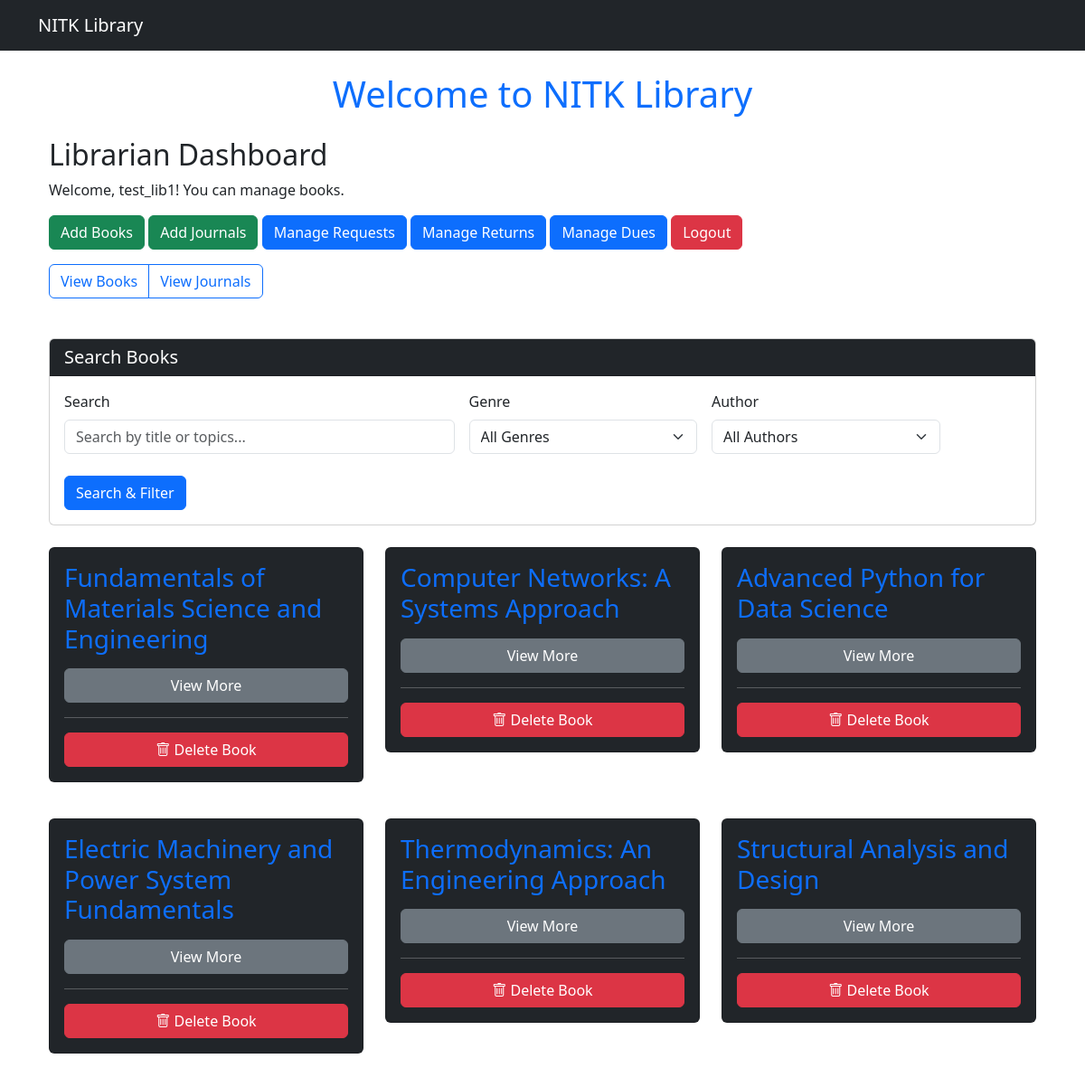
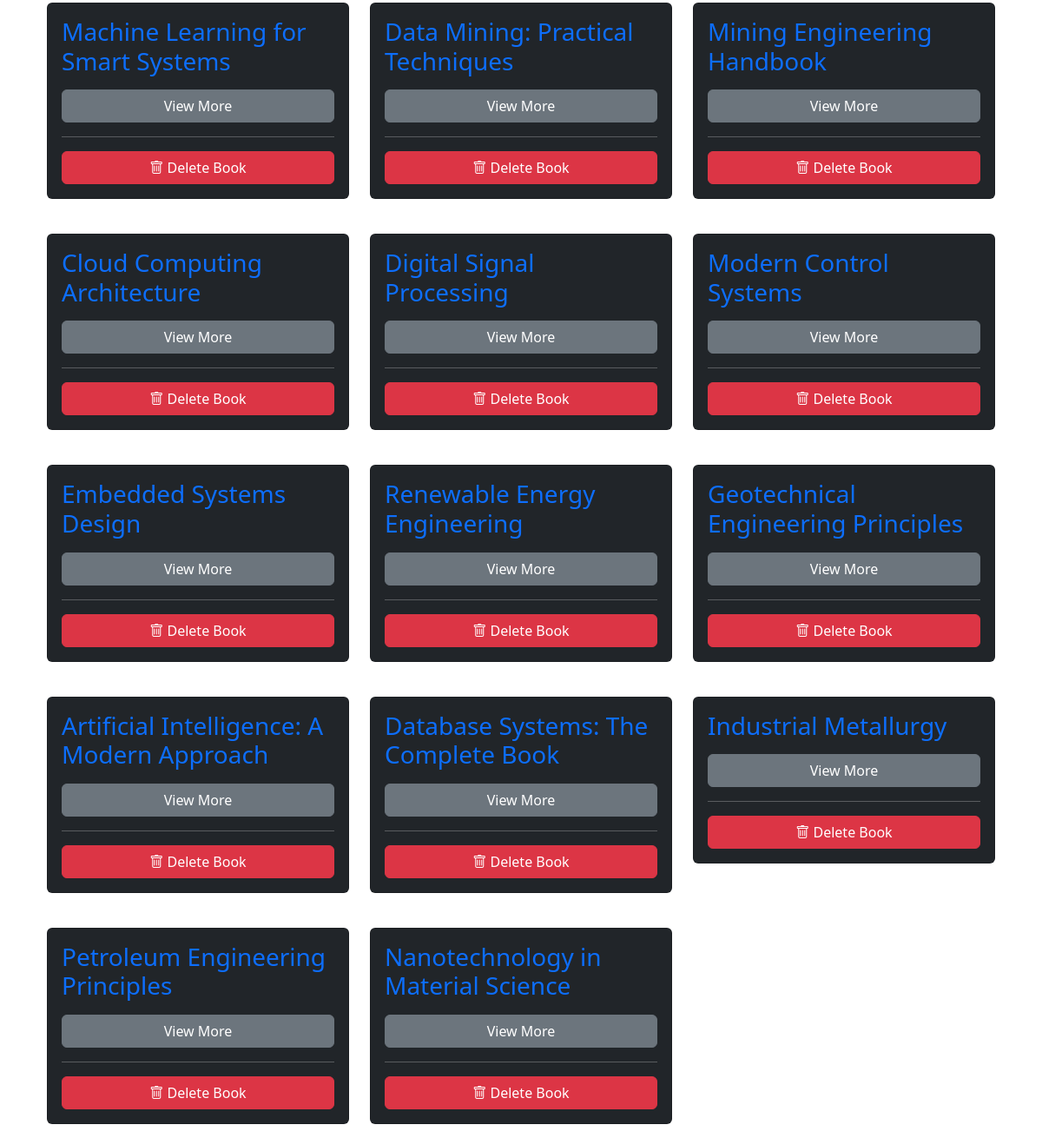
Page /dashboard/librarian/ (signed in) on the committed database (2 pictures, top to bottom).
### users/models.py (models this page shows, shortened)
class User(AbstractUser):
    email = models.EmailField(unique=True)
    role = models.CharField(max_length=10, choices=UserRoles.choices, default=UserRoles.STUDENT)
    objects = UserManager()
    def is_student(self):
        return self.role == UserRoles.STUDENT
    def is_librarian(self):
        return self.role == UserRoles.LIBRARIAN
    def is_admin(self):
        return self.role == UserRoles.ADMIN

### books/models.py (models this page shows, shortened)
class Book(models.Model):
    GenreChoices = [
    ('Metallurgy', 'METALLURGY'),
    ('Computer Science', 'CS'),
    ('ECE', 'ECE'),
    ('EEE', 'EEE'),
    ('Mechanical', 'MECHANICAL'),
    ('Civil', 'CIVIL'),
    ('AI', 'AI'),
    ('Data Science', 'DATA_SCIENCE'),
    ('Mining', 'MINING'),
    ('IT', 'IT')
]
    title = models.CharField(max_length=255)
    author = models.ForeignKey(Author, on_delete=models.CASCADE)
    publisher = models.CharField(max_length=255)
    pages = models.IntegerField(validators=[MinValueValidator(1)])
    price = models.DecimalField(max_digits=8, decimal_places=2)
    genre = models.CharField(max_length=50, choices=GenreChoices)
    topics = models.TextField(blank=True, null=True)
    available_copies = models.IntegerField(default=1, validators=[MinValueValidator(0)])

### users/views.py (the view)
# urls.py: path('dashboard/librarian/', librarian_dashboard, name='librarian_dashboard'),
@login_required
def librarian_dashboard(request):
    books = Book.objects.all()
    return render(request, "librarian_dashboard.html", {"books": books})

### users/templates/librarian_dashboard.html
{% extends "base.html" %}
{% block content %}
<div class="container mt-4">
    <h2>Librarian Dashboard</h2>
    <p>Welcome, {{ request.user.username }}! You can manage books.</p>
    <div class="mb-3">
        <a href="{% url 'add_book' %}" class="btn btn-success">Add Books</a>
        <a href="{% url 'add_journal' %}" class="btn btn-success">Add Journals</a>
        <a href="{% url 'manage-borrow-requests' %}" class="btn btn-primary">Manage Requests</a>
        <a href="{% url 'manage-returns' %}" class="btn btn-primary">Manage Returns</a>
        <a href="{% url 'librarian_dues_dashboard' %}" class="btn btn-primary">Manage Dues</a>
        <a href="{% url 'logout' %}" class="btn btn-danger">Logout</a>
    </div>
    <div class="btn-group mb-4" role="group" aria-label="Library Resources">
        <a href="{% url 'book_list' %}" class="btn btn-outline-primary {% if request.path == '/books/' %}active{% endif %}">View Books</a>
        <a href="{% url 'journal_list' %}" class="btn btn-outline-primary {% if '/journals/' in request.path %}active{% endif %}">View Journals</a>
    </div>
    <div style="height: 20px;"></div>
    {% include "book_list.html" %}
</div>
{% endblock %}

### books/templates/book_list.html (shortened to what this page needs)
{% include "book_filter.html" %}
    <div class="row row-cols-1 row-cols-md-2 row-cols-lg-3 g-4">
        {% for book in books %}
            <div class="col">
                {% include "book_component.html" with book=book %}
            </div>
        {% endfor %}
    </div>

### books/templates/book_component.html (shortened to what this page needs)
{% load reading_list_tags %}
<div class="card text-white bg-dark mb-3">
    <div class="card-body">
        <h3 class="card-title text-primary">{{ book.title }}</h3>
        <button class="btn btn-secondary w-100 mt-2" type="button" data-bs-toggle="collapse" data-bs-target="#bookDetails-{{ book.id }}" aria-expanded="false">
            View More
        </button>
        <hr>
        {% if request.user.is_admin or request.user.is_librarian %}
            <div class="mt-3">
                <form action="{% url 'delete_item' 'book' book.id %}" method="post"
                      onsubmit="return confirm('Are you sure you want to delete this book?');">
                    <button type="submit" class="btn btn-danger w-100">
                        <i class="bi bi-trash"></i> Delete Book
                    </button>
                </form>
            </div>
        {% endif %}
    </div>
</div>

### rows in the picture
User: user.username "test_lib1"
Book: title "Fundamentals of Materials Science and Engineering"
Book: title "Computer Networks: A Systems Approach"
Book: title "Advanced Python for Data Science"
Book: title "Electric Machinery and Power System Fundamentals"
Book: title "Thermodynamics: An Engineering Approach"
Book: title "Structural Analysis and Design"
Book: title "Machine Learning for Smart Systems"
Book: title "Data Mining: Practical Techniques"
Book: title "Mining Engineering Handbook"
Book: title "Cloud Computing Architecture"
Book: title "Digital Signal Processing"
Book: title "Modern Control Systems"
Book: title "Embedded Systems Design"
Book: title "Renewable Energy Engineering"
Book: title "Geotechnical Engineering Principles"
Book: title "Artificial Intelligence: A Modern Approach"
Book: title "Database Systems: The Complete Book"
Book: title "Industrial Metallurgy"
Book: title "Petroleum Engineering Principles"
Book: title "Nanotechnology in Material Science"
